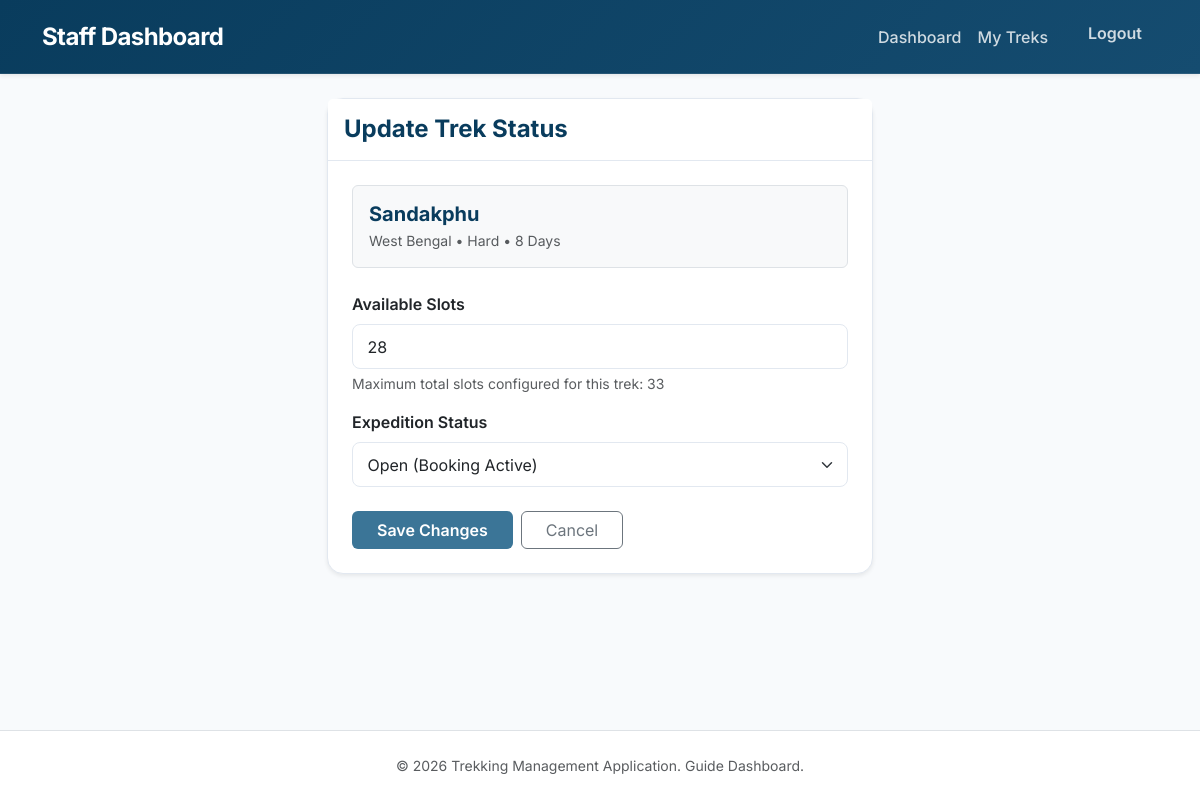
/staff/treks/update/1 (signed in), run on an earlier commit of the app's database.
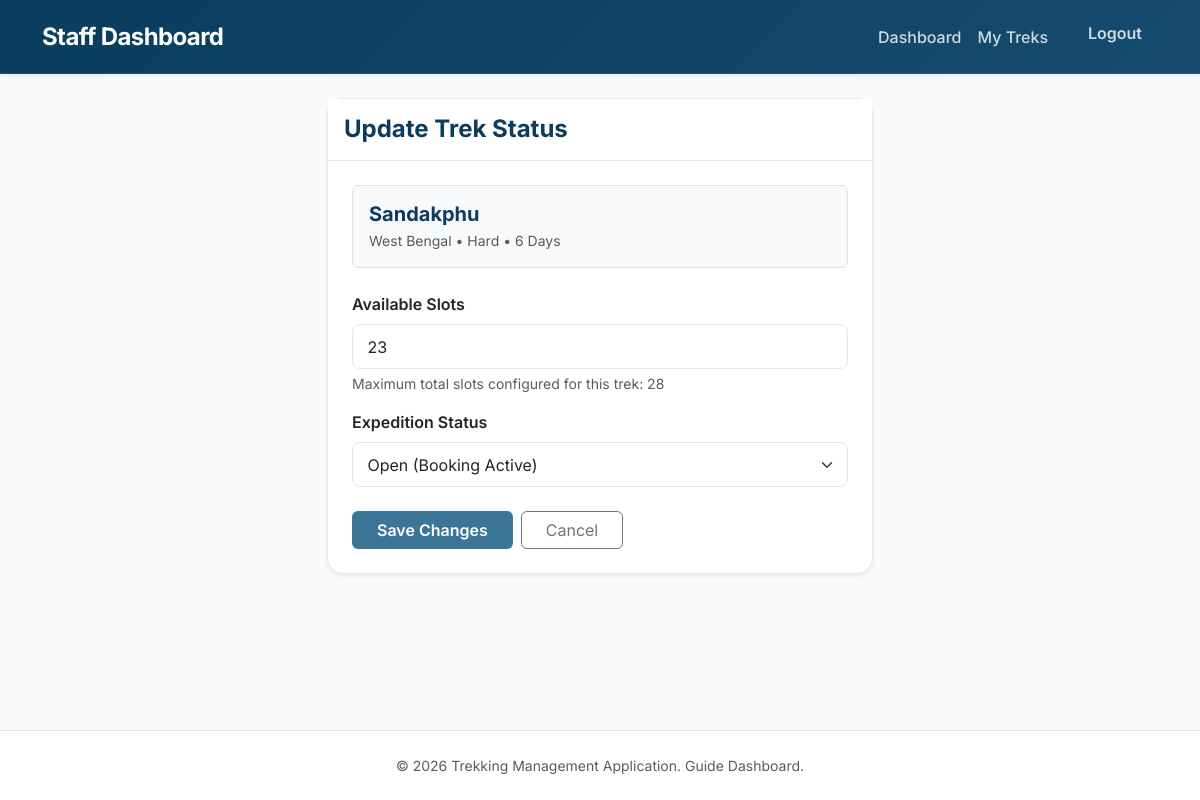
And on a later commit of the database.
### models.py (models this page shows, shortened)
class Trek(db.Model):
    __tablename__ = "trek"
    id = db.Column(db.Integer, primary_key=True)
    name = db.Column(db.String(100), nullable=False)
    location = db.Column(db.String(100), nullable=False)
    difficulty = db.Column(db.String(50), nullable=False)
    duration = db.Column(db.Integer, nullable=False)
    total_slots = db.Column(db.Integer, nullable=False)
    available_slots = db.Column(db.Integer, nullable=False)
    assigned_staff = db.Column(
        db.Integer,
        db.ForeignKey("user.id"),
        nullable=True
    )
    start_date = db.Column(db.Date)
    end_date = db.Column(db.Date)
    status = db.Column(db.String(20), default="Pending")
    is_deleted = db.Column(
        db.Boolean,
        default=False
    )
    description = db.Column(db.Text)
    bookings = db.relationship(
        "Booking",
        backref="trek",
        lazy=True
    )

### routes/staff.py (the view, shortened to what this page needs)
@staff.route("/treks/update/<int:id>", methods=["GET", "POST"])
@login_required
@staff_required
def update_trek(id):
    trek = Trek.query.get_or_404(id)
    if trek.assigned_staff != current_user.id:
        flash("Access Denied!", "danger")
        return redirect(url_for("staff.assigned_treks"))
    return render_template(
        "staff/edit_trek.html",
        trek=trek
    )

### app.py (called while the page is built)
@login_manager.user_loader
def load_user(user_id):
    return User.query.get(int(user_id))

### routes/staff.py (called while the page is built)
def staff_required(func):
    @wraps(func)
    def wrapper(*args, **kwargs):
        if not current_user.is_authenticated:
            return redirect(url_for("auth.login"))
        if current_user.role != "staff":
            flash("Access Denied!", "danger")
            return redirect(url_for("auth.login"))
        if current_user.status != "approved":
            flash("Your account is awaiting admin approval.", "warning")
            return redirect(url_for("auth.login"))
        return func(*args, **kwargs)
    return wrapper

### templates/staff/edit_trek.html (shortened to what this page needs)
{% extends "staff/base.html" %}
{% block content %}
<div class="row justify-content-center">
    <div class="col-md-6">
        <div class="card shadow-sm">
            <div class="card-header py-3 bg-white">
                <h4 class="mb-0 fw-bold" style="color: var(--primary)">Update Trek Status</h4>
            </div>
            <div class="card-body p-4">
                <div class="mb-4 p-3 bg-light rounded border">
                    <h5 class="fw-bold mb-1" style="color: var(--primary);">{{ trek.name }}</h5>
                    <p class="text-muted small mb-0">{{ trek.location }} &bull; {{ trek.difficulty }} &bull; {{ trek.duration }} Days</p>
                </div>
                <form method="POST">
                    <div class="mb-3">
                        <label class="form-label fw-semibold">Available Slots</label>
                        <input type="number" min="0" max="{{ trek.total_slots }}" class="form-control" name="available_slots" value="{{ trek.available_slots }}" required>
                        <div class="form-text">Maximum total slots configured for this trek: {{ trek.total_slots }}</div>
                    </div>
                    <div class="mb-4">
                        <label class="form-label fw-semibold">Expedition Status</label>
                        <select name="status" class="form-select">
                            <option value="Open" {% if trek.status == "Open" %}selected{% endif %}>Open (Booking Active)</option>
                        </select>
                    </div>
                    <div class="d-flex gap-2">
                        <button type="submit" class="btn btn-custom px-4 fw-semibold">
                            Save Changes
                        </button>
                        <a href="{{ url_for('staff.assigned_treks') }}" class="btn btn-outline-secondary px-4">
                            Cancel
                        </a>
                    </div>
                </form>
            </div>
        </div>
    </div>
</div>
{% endblock %}

What changed in the data, as far as the page shows it:
changed Trek "Sandakphu": duration "8" → "6"; available_slots "28" → "23"; total_slots "33" → "28"
